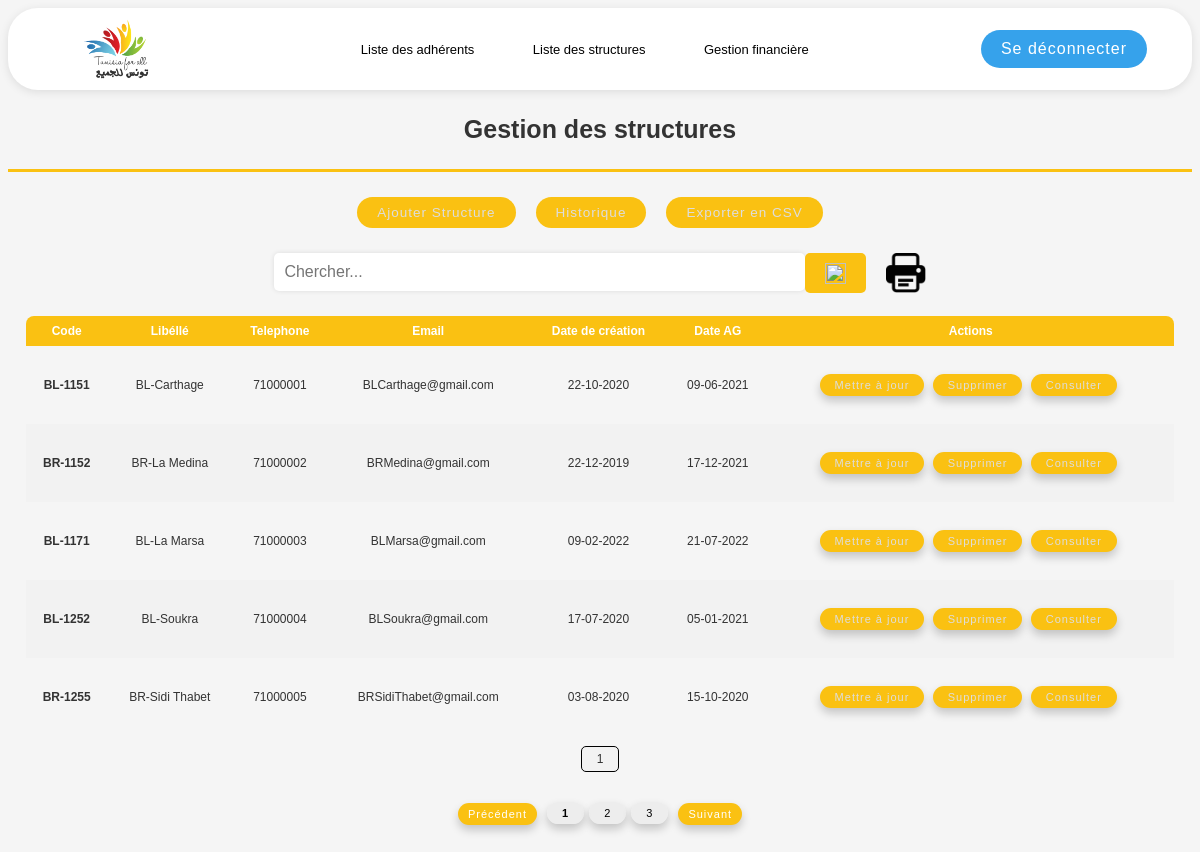
/gestion_structure/ (signed in), run on the app's committed database.
### base/models.py (models this page shows, shortened)
class Structure(models.Model):
    TYPE_CHOICES = [
        ('BN', 'Bureau National'),
        ('BR', 'Bureau regional'),
        ('BL', 'Bureau Local'),
        ('PR', 'Projet'),
    ]
    code_structure = models.CharField(max_length=6)
    type = models.CharField(max_length=15, choices=TYPE_CHOICES)
    libellé = models.CharField(max_length=20)
    adresse = models.CharField(max_length=20)
    gouvernorat = models.ForeignKey(Governat, on_delete=models.CASCADE , related_name='structures')
    délégation = models.ForeignKey(Delegation, on_delete=models.CASCADE , related_name='structures')
    code_postal = models.CharField(max_length=4)
    numéro_de_téléphone = models.CharField(max_length=20)
    adresse_email = models.EmailField()
    date_de_création = models.DateField()
    date_AG = models.DateField()
    exclude_fields = ['date_creation', 'date_ag']

### base/views.py (the view, shortened to what this page needs)
# urls.py: path('gestion_structure/' , views.gestion_structure , name="gestion_structure"),
@login_required(login_url='home')
def gestion_structure (request) :
    search_query = request.GET.get('q', '')  # Get the search query from the GET request parameters
    structures = Structure.objects.all()  # Retrieve all structures
    context = {'structures': structures}
    return render (request , 'base/gestion_structure.html', context)

### base/templates/base/gestion_structure.html (shortened to what this page needs)
{% extends 'main.html' %}
{% load static %}
{% block content %}
<div>
  <div>
    <h2>Gestion des structures</h2>
    <hr class="hrstructure">
  </div>
  <div class="features">
    <button class="structure-button"><a href="{% url 'create-structure' %}">Ajouter Structure</a></button>
    <button class="structure-button"><a href="{% url 'structure_history' %}">Historique</a></button>
    <button id="export-button" class="structure-button"><a href="{% url 'export-structures-csv' %}">Exporter en CSV</a></button>
  </div>
  <div class="page-content">
    <form id="search-form" class="search-container" action="{% url 'gestion_structure' %}">
      <input type="text" class="textbox" id="search-input" name="q" placeholder="Chercher...">
      <button type="submit" class="structure-button"><i><img src="{% static 'img/search.png' %}"></i></button>
      <img class="print" src="{% static 'img/print.png' %}" height="40px" width="40px" onclick="printTable()">
    </form>
    <div class="structure-table">
      <table>
        <thead>
          <tr>
            <th>Code</th>
            <th>Libéllé</th>
            <th>Telephone</th>
            <th>Email</th>
            <th>Date de création</th>
            <th>Date AG</th>
            <th>Actions</th>
          </tr>
        </thead>
        <tbody>
          {% for structure in structures %}
          <tr>
            <td><strong>{{ structure.code_structure }}</strong></td>
            <td>{{ structure.libellé }}</td>
            <td>{{ structure.numéro_de_téléphone }}</td>
            <td>{{ structure.adresse_email }}</td>
            <td>{{ structure.date_de_création|date:"d-m-Y" }}</td>
            <td>{{ structure.date_AG|date:"d-m-Y" }}</td>
            <td>
              <button class="structure-button"><a href="{% url 'update-structure' structure.id %}">Mettre à jour</a></button>
              <button class="structure-button"><a href="{% url 'delete-structure' structure.id %}">Supprimer</a></button>
              <button class="structure-button"><a href="{% url 'consult_structure' structure.id %}">Consulter</a></button>
            </td>
          </tr>
          {% endfor %}
        </tbody>
      </table>
      <div id="page-number-display" class="page-number-display"></div>
    <div id="pagination-container">
      <button id="prev-button" class="structure-button" style="margin-right:10px;">Précédent</button>
      <div id="page-numbers-container" style="margin-bottom:1.5px;"></div>
      <button id="next-button" class="structure-button">Suivant</button>
    </div>
    </div>
  </div>
</div>
{% endblock %}

### static/css/style.css (style rules this page uses)
body { font-family: Arial, sans-serif; background-color: #F5F5F5; color: #333333; }
h2 { text-align: center; font-size: 25px; margin-top: 25px; margin-bottom: 25px; }
button a { text-decoration: none; }
hr { border: none; margin-bottom: 20px; }
.hrstructure { border-top: 3px solid #FAC112; }
.features { display: flex; justify-content: center; margin-bottom: 20px; }
.features button { color: #fff; border: none; border-radius: 50px; padding: 8px 20px; font-size: 13.5px; cursor: pointer; transition: background-color 0.2s ease; letter-spacing: 1px; margin-right: 20px; margin-top:5px; margin-bottom: 5px; }
.structure-button { background-color: #FAC112; }
.search-container { display: flex; justify-content: center; width: 55%; margin: 0 auto; }
.features button[type="submit"] img, .search-container button[type="submit"] img { height: 21px; width: 21px; }
.search-container button[type="submit"] { color: #fff; border: none; height: 40px; border-radius: 5px; padding: 10px 20px; font-size: 18px; cursor: pointer; transition: background-color 0.2s ease; letter-spacing: 1px; margin-right:10px; }
.print { margin-left:10px; cursor:pointer; height: 40px; width: 40px; }
.structure-table table, .adherent-table table, .structure-history table, .adherent-history table, .finance-table table { border-collapse: collapse; margin-top:auto; margin-right:auto; margin-left:auto; margin-right:auto; width: 97%; margin-top:5px; }
.features a, .structure-table a, .adherent-table a, .finance-table a { color:#ddd; }
.structure-table button, .adherent-table button, .finance-table button { color: #fff; border: none; border-radius: 50px; padding: 5px 15px; font-size: 11px; cursor: pointer; transition: background-color 0.2s ease; letter-spacing: 1px; margin-top: 20px; margin-right: 5px; margin-bottom: 20px; font-family: 'Montserrat', sans-serif; box-shadow: 0px 5px 10px rgba(0,0,0,0.2); }
.structure-table table th:first-child, .adherent-table table th:first-child, .structure-history table th:first-child, .adherent-history table th:first-child, .finance-table table th:first-child { border-radius : 8px 0 0 0; }
.structure-table table th:last-child, .adherent-table table th:last-child, .structure-history table th:last-child, .adherent-history table th:last-child, .finance-table table th:last-child { border-radius : 0 8px 0 0; }
.structure-table th, .structure-table td, .adherent-table th, .adherent-table td, .finance-table th, .finance-table td, .structure-history th, .structure-history td, .adherent-history th, .adherent-history td { text-align: center; padding: 8px; font-size: 12px; }
.structure-table th, .structure-history th { background-color: #FAC112; color: #fff; }
.structure-table tr:nth-child(even), .adherent-table tr:nth-child(even), .finance-table tr:nth-child(even), .structure-history tr:nth-child(even), .adherent-history tr:nth-child(even) { background-color: #f2f2f2; }
#pagination-container { display: flex; justify-content: center; align-items: center; margin-top: 10px; }
.page-number-display { text-align: center; background-color: #f2f2f2; padding: 5px 15px; border: 1px solid black; border-radius: 5px; margin: 10px auto 0; width: fit-content; font-size:12px; }
#prev-button, #next-button { margin: 0 5px; padding: 5px 10px; border: none; cursor: pointer; }
form input[type="text"], form input[type="email"], form input[type="password"], form input[type="tel"], form input[type="date"], form input[type="number"], form textarea, form select { width: 100%; padding: 10px; margin-bottom: 20px; border: none; border-radius: 5px; font-size: 16px; background-color: #fff; color: #444; box-shadow: 0px 0px 5px rgba(0,0,0,0.1); }

### data on the page
Structure: code_structure "BL-1151", libellé "BL-Carthage", numéro_de_téléphone "71000001", adresse_email "BLCarthage@gmail.com", date_de_création "22-10-2020", date_AG "09-06-2021"
Structure: code_structure "BR-1152", libellé "BR-La Medina", numéro_de_téléphone "71000002", adresse_email "BRMedina@gmail.com", date_de_création "22-12-2019", date_AG "17-12-2021"
Structure: code_structure "BL-1171", libellé "BL-La Marsa", numéro_de_téléphone "71000003", adresse_email "BLMarsa@gmail.com", date_de_création "09-02-2022", date_AG "21-07-2022"
Structure: code_structure "BL-1252", libellé "BL-Soukra", numéro_de_téléphone "71000004", adresse_email "BLSoukra@gmail.com", date_de_création "17-07-2020", date_AG "05-01-2021"
Structure: code_structure "BR-1255", libellé "BR-Sidi Thabet", numéro_de_téléphone "71000005", adresse_email "BRSidiThabet@gmail.com", date_de_création "03-08-2020", date_AG "15-10-2020"
